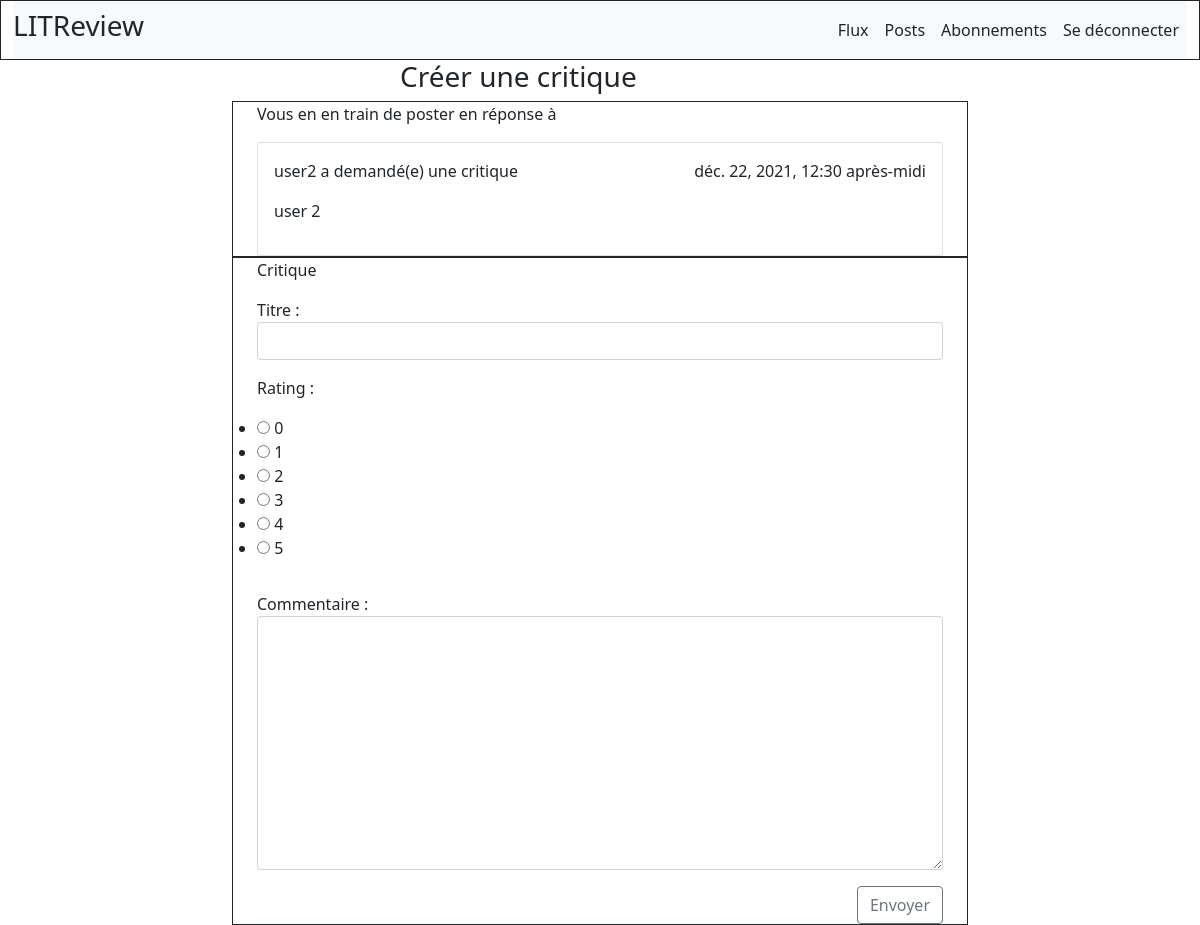
Page /ticket/13/ (signed in) on the committed database.
### content/models.py (models this page shows)
class Ticket(models.Model):
    title = models.CharField(max_length=128)
    description = models.TextField(max_length=2048, blank=True)
    user = models.ForeignKey(
        to=settings.AUTH_USER_MODEL, on_delete=models.CASCADE)
    time_created = models.DateTimeField(auto_now_add=True)

### accounts/models.py (models this page shows)
class User(AbstractUser):
	class Meta:
		abstract=False

### content/views.py (the view)
# urls.py: path('ticket/<int:ticket_id>/', views.ticket_detail, name='ticket_detail'),
@login_required
def ticket_detail(request, ticket_id):
	ticket = Ticket.objects.get(id=ticket_id)
	if request.method == 'POST':
		form = ReviewForm(request.POST)
		if form.is_valid():
			review = Review.objects.create(user_id=request.user.pk,
										   headline=form.cleaned_data.get('headline'),
										   rating=form.cleaned_data.get('rating'),
										   body=form.cleaned_data.get('body'),
										   ticket=ticket)
			return redirect('content:flux')
	else:
		form = ReviewForm()
	context = {
		'ticket': ticket,
		'form': form
	}
	return render(request, "content/ticket_detail.html", context)

### content/forms.py
class ReviewForm(forms.ModelForm):
	headline = forms.CharField(label='Titre', widget=forms.TextInput(attrs={'class': 'form-control', }))
	rating = forms.ChoiceField(choices=[(i, i) for i in range(0, 6)], widget=forms.RadioSelect())
	body = forms.CharField(label='Commentaire', widget=forms.Textarea(attrs={'class': 'form-control', }), required=False)
	class Meta:
		model = Review
		fields = ['headline', 'rating', 'body']

### content/Templates/content/ticket_detail.html (shortened to what this page needs)
{% extends 'base.html' %}
{% block content_box_3 %}
<div class="box_3">
     <div class="container">
         <div class="row">
             <div class="col-md-8 mx-auto">
                <form method="post", action="">
                   <h3 class="mx-auto" style="width: 400px;">
                       Créer une critique
                   </h3>
                    <div class="container border border-dark">
                        <p>Vous en en train de poster en réponse à</p>
                         <div class="card">
              <div class="card-body">
                <p class="card-text">{{ ticket.user }} a demandé(e) une critique <span style="float:right;">{{ ticket.time_created }}</span></p>
                <p class="card-text">{{ ticket.title }}</p>
              </div>
            </div>
                    </div>
                    <div class="container border border-dark">
                        <p>Critique</p>
                        <div class="row">{{ form.as_p }}</div>
                        <div class="d-grid gap-2 d-md-flex justify-content-md-end">
                            <input type="submit" class="btn btn-outline-secondary" value="Envoyer">
                        </div>
                    </div>
                </form>
             </div>
         </div>
     </div>
</div>
{% endblock content_box_3 %}

### rows in the picture
Ticket: user "user2", time_created "déc. 22, 2021, 12:30 après-midi", title "user 2"
